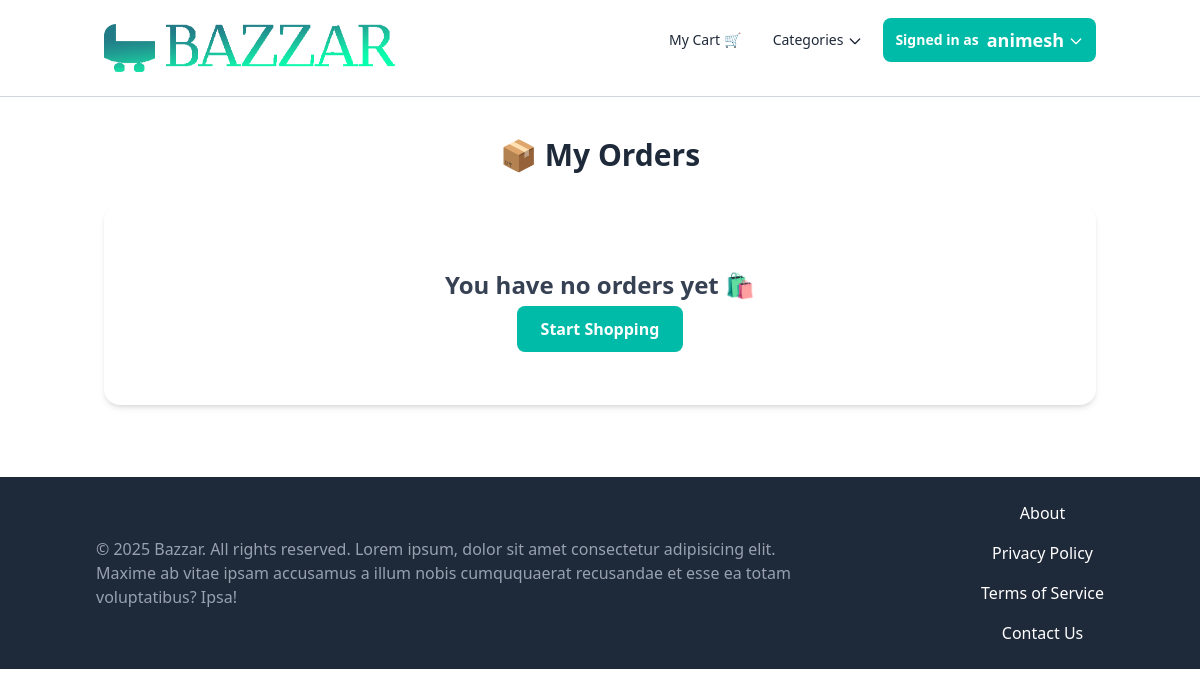
The app's page /orders/my-orders/ (signed in), older data.
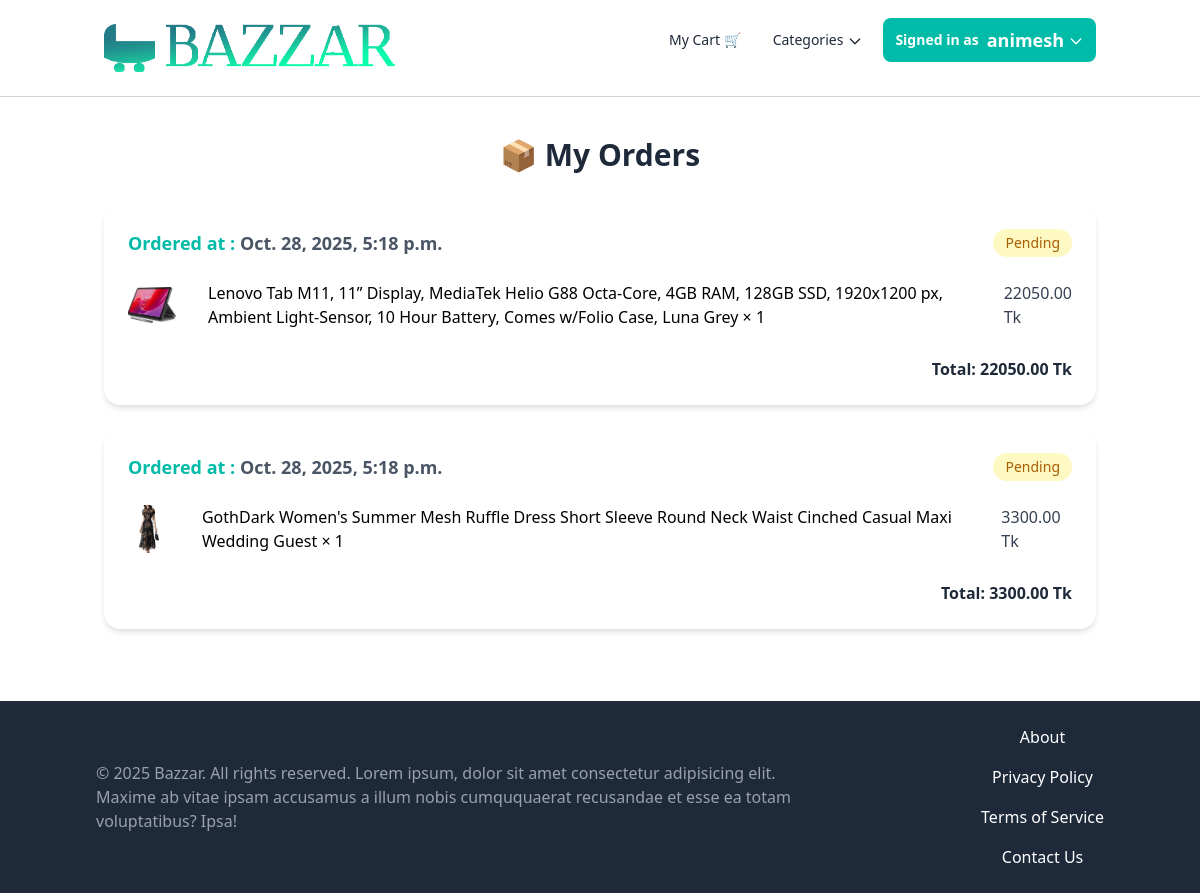
The same page, newer data.
### orders/models.py (models this page shows, shortened)
class Order(models.Model):
    STATUS_CHOICES = [
        ('pending', 'Pending'),
        ('processing', 'Processing'),
        ('shipped', 'Shipped'),
        ('delivered', 'Delivered'),
        ('cancelled', 'Cancelled'),
    ]
    user = models.ForeignKey(User, on_delete=models.CASCADE, related_name='orders')
    created_at = models.DateTimeField(auto_now_add=True)
    total_price = models.DecimalField(max_digits=10, decimal_places=2)
    status = models.CharField(max_length=20, choices=STATUS_CHOICES, default='pending')

class OrderItem(models.Model):
    order = models.ForeignKey(Order, on_delete=models.CASCADE, related_name='items')
    item = models.ForeignKey(item, on_delete=models.CASCADE)
    quantity = models.PositiveIntegerField(default=1)
    price = models.DecimalField(max_digits=10, decimal_places=2)

### item/models.py (models this page shows, shortened)
class item(models.Model):
    name = models.CharField(max_length=225)
    description=models.TextField(blank=True, null=True)
    price=models.FloatField()
    is_sold=models.BooleanField(default=False)
    created_at=models.DateTimeField(auto_now_add=True)
    created_by=models.ForeignKey(User, related_name='items', on_delete=models.CASCADE)
    category=models.ForeignKey(category,related_name='items', on_delete=models.CASCADE)
    image=models.ImageField(upload_to='item_images', blank=True, null=True)

### orders/views.py (the view)
# urls.py: path('my-orders/', views.my_orders, name='my_orders'),
@login_required
def my_orders(request):
    orders = Order.objects.filter(user=request.user).order_by('-created_at')
    return render(request, 'orders/my_orders.html', {'orders': orders})

### item/context_processors.py (called while the page is built)
def categories_processor(request):
    return {
        'categories': category.objects.all(),
        'items': item.objects.all()
    }

### orders/templates/orders/my_orders.html (shortened to what this page needs)
{% extends 'core/base.html' %}
{% block content %}
<div class="container mx-auto px-4 py-10 max-w-5xl">
    <h1 class="text-3xl font-bold text-gray-800 mb-8 text-center">📦 My Orders</h1>
    {% if orders %}
    <div class="space-y-6">
        {% for order in orders %}
        <div class="bg-white shadow-md rounded-2xl p-6">
            <div class="flex justify-between items-center mb-3">
                <h2 class="font-bold text-lg text-teal-500">Ordered at : <span class="text-gray-600 font-semibold">{{ order.created_at }}</span></h2>
                <span class="px-3 py-1 rounded-full text-sm font-medium
                    {% if order.status == 'pending' %}bg-yellow-100 text-yellow-700
                    {% elif order.status == 'processing' %}bg-blue-100 text-blue-700
                    {% elif order.status == 'delivered' %}bg-green-100 text-green-700
                    {% else %}bg-gray-100 text-gray-700{% endif %}">
                    {{ order.status|title }}
                </span>
            </div>
            <ul class="divide-y divide-gray-200">
                {% for item in order.items.all %}
                <li class="py-3 flex justify-between gap-4 items-center">
                    <img src="{{ item.item.image.url }}" alt="{{ item.item.name }}" class="w-12 h-12 object-contain rounded mr-4">
                    <span class="flex-grow">{{ item.item.name }} × {{ item.quantity }}</span>
                    <span class="font-medium text-gray-700">{{ item.price }} Tk</span>
                </li>
                {% endfor %}
            </ul>
            <div class="mt-4 text-right font-semibold text-gray-800">
                Total: {{ order.total_price }} Tk
            </div>
        </div>
        {% endfor %}
    </div>
    {% else %}
    <div class="text-center bg-white py-16 rounded-2xl shadow-md">
        <h2 class="text-2xl font-semibold text-gray-700 mb-4">You have no orders yet 🛍️</h2>
        <a href="{% url 'core:index' %}"
           class="bg-teal-500 hover:bg-teal-600 text-white px-6 py-3 rounded-lg font-semibold transition">
           Start Shopping
        </a>
    </div>
    {% endif %}
</div>
{% endblock %}

Row changes from the older to the newer data that the page shows:
added Order: created_at "Oct. 28, 2025, 5:18 p.m.", status "Pending", total_price "22050.00"
added OrderItem: item.image (picture), item.name "Lenovo Tab M11, 11” Display, MediaTek Helio G88 Octa-Core, 4GB RAM, 128GB SSD, 1920x1200 px, Ambient Light-Sensor, 10 Hour Battery, Comes w/Folio Case, Luna Grey", quantity "1", price "22050.00", shown under "Oct. 28, 2025, 5:18 p.m."
added Order: created_at "Oct. 28, 2025, 5:18 p.m.", status "Pending", total_price "3300.00"
added OrderItem: item.image (picture), item.name "GothDark Women's Summer Mesh Ruffle Dress Short Sleeve Round Neck Waist Cinched Casual Maxi Wedding Guest", quantity "1", price "3300.00", shown under "Oct. 28, 2025, 5:18 p.m."
Text that changed along with them:
text no longer shown: "You have no orders yet 🛍️ Start Shopping"
